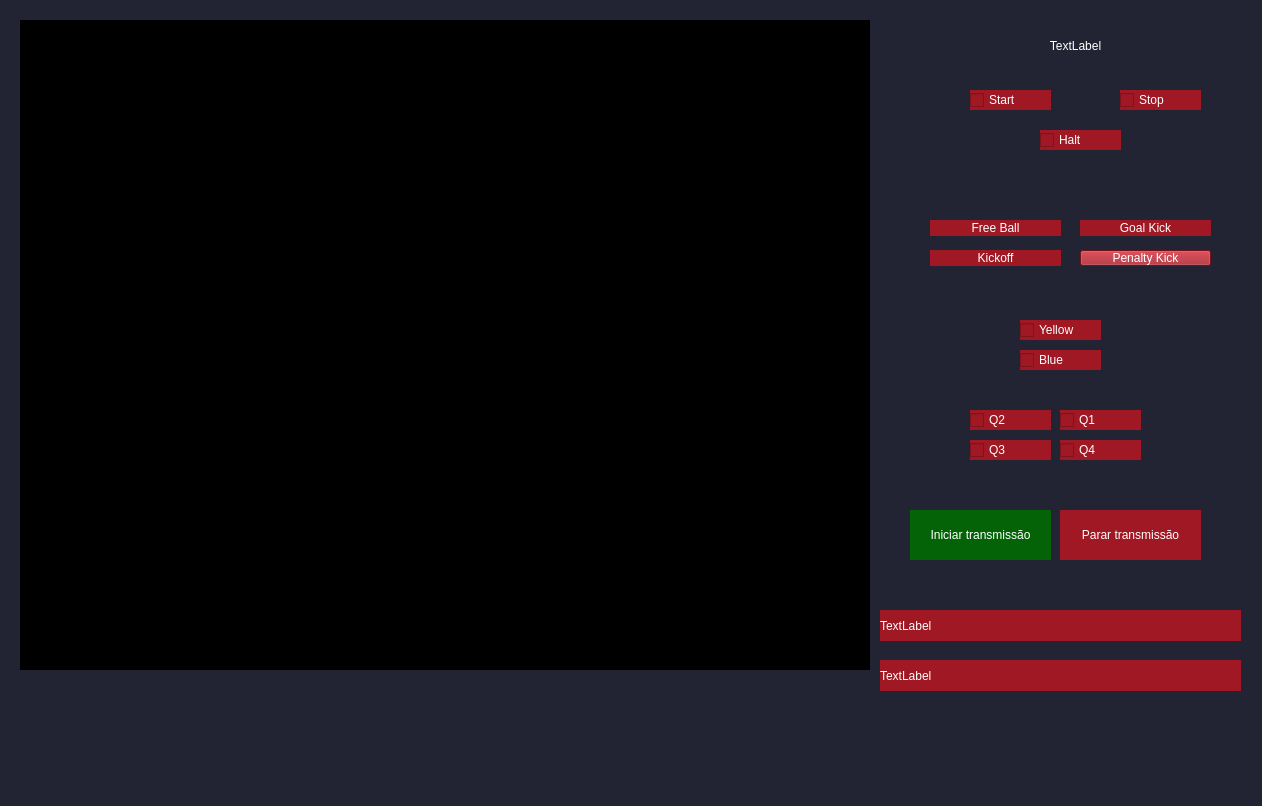
<?xml version="1.0" encoding="UTF-8"?>
<ui version="4.0">
 <class>Dialog</class>
 <widget class="QDialog" name="Dialog">
  <property name="geometry">
   <rect>
    <x>0</x>
    <y>0</y>
    <width>1262</width>
    <height>806</height>
   </rect>
  </property>
  <property name="windowTitle">
   <string>Dialog</string>
  </property>
  <property name="styleSheet">
   <string notr="true">background-color: #222433;</string>
  </property>
  <widget class="QLabel" name="QT_jogar">
   <property name="geometry">
    <rect>
     <x>20</x>
     <y>20</y>
     <width>850</width>
     <height>650</height>
    </rect>
   </property>
   <property name="styleSheet">
    <string notr="true">border-color: rgb(255, 255, 255);
background-color: rgb(0, 0, 0);</string>
   </property>
   <property name="text">
    <string/>
   </property>
  </widget>
  <widget class="QPushButton" name="QT_btGoalKick">
   <property name="geometry">
    <rect>
     <x>1080</x>
     <y>220</y>
     <width>131</width>
     <height>16</height>
    </rect>
   </property>
   <property name="styleSheet">
    <string notr="true">QPushButton{
	color: rgb(255, 255, 255);
	background-color: #9F1823;
	border-radius:0px;
}
QPushButton:hover{
	color: rgb(255, 255, 255);
	background-color: #ff0000;
	border-radius:0px;
}</string>
   </property>
   <property name="text">
    <string>Goal Kick</string>
   </property>
  </widget>
  <widget class="QPushButton" name="btJogar">
   <property name="geometry">
    <rect>
     <x>910</x>
     <y>510</y>
     <width>141</width>
     <height>50</height>
    </rect>
   </property>
   <property name="palette">
    <palette>
     <active>
      <colorrole role="WindowText">
       <brush brushstyle="SolidPattern">
        <color alpha="255">
         <red>255</red>
         <green>255</green>
         <blue>255</blue>
        </color>
       </brush>
      </colorrole>
      <colorrole role="Button">
       <brush brushstyle="SolidPattern">
        <color alpha="255">
         <red>4</red>
         <green>99</green>
         <blue>7</blue>
        </color>
       </brush>
      </colorrole>
      <colorrole role="Text">
       <brush brushstyle="SolidPattern">
        <color alpha="255">
         <red>255</red>
         <green>255</green>
         <blue>255</blue>
        </color>
       </brush>
      </colorrole>
      <colorrole role="ButtonText">
       <brush brushstyle="SolidPattern">
        <color alpha="255">
         <red>255</red>
         <green>255</green>
         <blue>255</blue>
        </color>
       </brush>
      </colorrole>
      <colorrole role="Base">
       <brush brushstyle="SolidPattern">
        <color alpha="255">
         <red>4</red>
         <green>99</green>
         <blue>7</blue>
        </color>
       </brush>
      </colorrole>
      <colorrole role="Window">
       <brush brushstyle="SolidPattern">
        <color alpha="255">
         <red>4</red>
         <green>99</green>
         <blue>7</blue>
        </color>
       </brush>
      </colorrole>
     </active>
     <inactive>
      <colorrole role="WindowText">
       <brush brushstyle="SolidPattern">
        <color alpha="255">
         <red>255</red>
         <green>255</green>
         <blue>255</blue>
        </color>
       </brush>
      </colorrole>
      <colorrole role="Button">
       <brush brushstyle="SolidPattern">
        <color alpha="255">
         <red>4</red>
         <green>99</green>
         <blue>7</blue>
        </color>
       </brush>
      </colorrole>
      <colorrole role="Text">
       <brush brushstyle="SolidPattern">
        <color alpha="255">
         <red>255</red>
         <green>255</green>
         <blue>255</blue>
        </color>
       </brush>
      </colorrole>
      <colorrole role="ButtonText">
       <brush brushstyle="SolidPattern">
        <color alpha="255">
         <red>255</red>
         <green>255</green>
         <blue>255</blue>
        </color>
       </brush>
      </colorrole>
      <colorrole role="Base">
       <brush brushstyle="SolidPattern">
        <color alpha="255">
         <red>4</red>
         <green>99</green>
         <blue>7</blue>
        </color>
       </brush>
      </colorrole>
      <colorrole role="Window">
       <brush brushstyle="SolidPattern">
        <color alpha="255">
         <red>4</red>
         <green>99</green>
         <blue>7</blue>
        </color>
       </brush>
      </colorrole>
     </inactive>
     <disabled>
      <colorrole role="WindowText">
       <brush brushstyle="SolidPattern">
        <color alpha="255">
         <red>255</red>
         <green>255</green>
         <blue>255</blue>
        </color>
       </brush>
      </colorrole>
      <colorrole role="Button">
       <brush brushstyle="SolidPattern">
        <color alpha="255">
         <red>4</red>
         <green>99</green>
         <blue>7</blue>
        </color>
       </brush>
      </colorrole>
      <colorrole role="Text">
       <brush brushstyle="SolidPattern">
        <color alpha="255">
         <red>255</red>
         <green>255</green>
         <blue>255</blue>
        </color>
       </brush>
      </colorrole>
      <colorrole role="ButtonText">
       <brush brushstyle="SolidPattern">
        <color alpha="255">
         <red>255</red>
         <green>255</green>
         <blue>255</blue>
        </color>
       </brush>
      </colorrole>
      <colorrole role="Base">
       <brush brushstyle="SolidPattern">
        <color alpha="255">
         <red>4</red>
         <green>99</green>
         <blue>7</blue>
        </color>
       </brush>
      </colorrole>
      <colorrole role="Window">
       <brush brushstyle="SolidPattern">
        <color alpha="255">
         <red>4</red>
         <green>99</green>
         <blue>7</blue>
        </color>
       </brush>
      </colorrole>
     </disabled>
    </palette>
   </property>
   <property name="styleSheet">
    <string notr="true">QPushButton{
	color: rgb(255, 255, 255);
	background-color: #046307;
	border-radius:0px;
}
QPushButton:hover{
	color: rgb(255, 255, 255);
	background-color: #41a317;
	border-radius:0px;
}</string>
   </property>
   <property name="text">
    <string>Iniciar transmissão</string>
   </property>
  </widget>
  <widget class="QPushButton" name="QT_btPenaltyKick">
   <property name="geometry">
    <rect>
     <x>1080</x>
     <y>250</y>
     <width>131</width>
     <height>16</height>
    </rect>
   </property>
   <property name="styleSheet">
    <string notr="true">QPushButton{
	color: rgb(255, 255, 255);
	background-color: #9F1823;
}
QPushButton:hover{
	color: rgb(255, 255, 255);
	background-color: #ff0000;
}</string>
   </property>
   <property name="text">
    <string>Penalty Kick</string>
   </property>
  </widget>
  <widget class="QLabel" name="qt_Label">
   <property name="geometry">
    <rect>
     <x>940</x>
     <y>20</y>
     <width>271</width>
     <height>51</height>
    </rect>
   </property>
   <property name="font">
    <font/>
   </property>
   <property name="styleSheet">
    <string notr="true">color:rgb(255,255,255)</string>
   </property>
   <property name="text">
    <string>TextLabel</string>
   </property>
   <property name="alignment">
    <set>Qt::AlignCenter</set>
   </property>
  </widget>
  <widget class="QLabel" name="qt_UltimaFalta">
   <property name="geometry">
    <rect>
     <x>880</x>
     <y>610</y>
     <width>361</width>
     <height>31</height>
    </rect>
   </property>
   <property name="font">
    <font/>
   </property>
   <property name="styleSheet">
    <string notr="true">color:rgb(255,255,255);
background-color: #9F1823;
</string>
   </property>
   <property name="text">
    <string>TextLabel</string>
   </property>
  </widget>
  <widget class="QCheckBox" name="QT_btQ1">
   <property name="geometry">
    <rect>
     <x>1060</x>
     <y>410</y>
     <width>81</width>
     <height>20</height>
    </rect>
   </property>
   <property name="styleSheet">
    <string notr="true">color:rgb(255,255,255);
background-color: #9F1823;
</string>
   </property>
   <property name="text">
    <string>Q1</string>
   </property>
  </widget>
  <widget class="QCheckBox" name="QT_btQ2">
   <property name="geometry">
    <rect>
     <x>970</x>
     <y>410</y>
     <width>81</width>
     <height>20</height>
    </rect>
   </property>
   <property name="styleSheet">
    <string notr="true">color:rgb(255,255,255);
background-color: #9F1823;
</string>
   </property>
   <property name="text">
    <string>Q2</string>
   </property>
  </widget>
  <widget class="QCheckBox" name="QT_btBlue">
   <property name="geometry">
    <rect>
     <x>1020</x>
     <y>350</y>
     <width>81</width>
     <height>20</height>
    </rect>
   </property>
   <property name="styleSheet">
    <string notr="true">color:rgb(255,255,255);
background-color: #9F1823;
</string>
   </property>
   <property name="text">
    <string>Blue</string>
   </property>
  </widget>
  <widget class="QCheckBox" name="QT_btStop">
   <property name="geometry">
    <rect>
     <x>1120</x>
     <y>90</y>
     <width>81</width>
     <height>20</height>
    </rect>
   </property>
   <property name="styleSheet">
    <string notr="true">color:rgb(255,255,255);
background-color: #9F1823;
</string>
   </property>
   <property name="text">
    <string>Stop</string>
   </property>
  </widget>
  <widget class="QCheckBox" name="QT_btQ4">
   <property name="geometry">
    <rect>
     <x>1060</x>
     <y>440</y>
     <width>81</width>
     <height>20</height>
    </rect>
   </property>
   <property name="styleSheet">
    <string notr="true">color:rgb(255,255,255);
background-color: #9F1823;
</string>
   </property>
   <property name="text">
    <string>Q4</string>
   </property>
  </widget>
  <widget class="QPushButton" name="QT_btKickOff">
   <property name="geometry">
    <rect>
     <x>930</x>
     <y>250</y>
     <width>131</width>
     <height>16</height>
    </rect>
   </property>
   <property name="styleSheet">
    <string notr="true">QPushButton{
	color: rgb(255, 255, 255);
	background-color: #9F1823;
	border-radius:0px;
}
QPushButton:hover{
	color: rgb(255, 255, 255);
	background-color: #ff0000;
	border-radius:0px;
}</string>
   </property>
   <property name="text">
    <string>Kickoff</string>
   </property>
  </widget>
  <widget class="QCheckBox" name="QT_btQ3">
   <property name="geometry">
    <rect>
     <x>970</x>
     <y>440</y>
     <width>81</width>
     <height>20</height>
    </rect>
   </property>
   <property name="styleSheet">
    <string notr="true">color:rgb(255,255,255);
background-color: #9F1823;
</string>
   </property>
   <property name="text">
    <string>Q3</string>
   </property>
  </widget>
  <widget class="QLabel" name="qt_FaltaAtual">
   <property name="geometry">
    <rect>
     <x>880</x>
     <y>660</y>
     <width>361</width>
     <height>31</height>
    </rect>
   </property>
   <property name="font">
    <font/>
   </property>
   <property name="styleSheet">
    <string notr="true">color:rgb(255,255,255);
background-color: #9F1823;</string>
   </property>
   <property name="text">
    <string>TextLabel</string>
   </property>
  </widget>
  <widget class="QPushButton" name="QT_btFreeBall">
   <property name="geometry">
    <rect>
     <x>930</x>
     <y>220</y>
     <width>131</width>
     <height>16</height>
    </rect>
   </property>
   <property name="styleSheet">
    <string notr="true">QPushButton{
	color: rgb(255, 255, 255);
	background-color: #9F1823;
	border-radius:0px;
}
QPushButton:hover{
	color: rgb(255, 255, 255);
	background-color: #ff0000;
	border-radius:0px;
}</string>
   </property>
   <property name="text">
    <string>Free Ball</string>
   </property>
  </widget>
  <widget class="QCheckBox" name="QT_btYellow">
   <property name="geometry">
    <rect>
     <x>1020</x>
     <y>320</y>
     <width>81</width>
     <height>20</height>
    </rect>
   </property>
   <property name="styleSheet">
    <string notr="true">color:rgb(255,255,255);
background-color: #9F1823;

</string>
   </property>
   <property name="text">
    <string>Yellow</string>
   </property>
  </widget>
  <widget class="QCheckBox" name="QT_btStart">
   <property name="geometry">
    <rect>
     <x>970</x>
     <y>90</y>
     <width>81</width>
     <height>20</height>
    </rect>
   </property>
   <property name="styleSheet">
    <string notr="true">color:rgb(255,255,255);
background-color: #9F1823;
</string>
   </property>
   <property name="text">
    <string>Start</string>
   </property>
  </widget>
  <widget class="QPushButton" name="btPararTransmissao">
   <property name="geometry">
    <rect>
     <x>1060</x>
     <y>510</y>
     <width>141</width>
     <height>50</height>
    </rect>
   </property>
   <property name="palette">
    <palette>
     <active>
      <colorrole role="WindowText">
       <brush brushstyle="SolidPattern">
        <color alpha="255">
         <red>255</red>
         <green>255</green>
         <blue>255</blue>
        </color>
       </brush>
      </colorrole>
      <colorrole role="Button">
       <brush brushstyle="SolidPattern">
        <color alpha="255">
         <red>159</red>
         <green>24</green>
         <blue>35</blue>
        </color>
       </brush>
      </colorrole>
      <colorrole role="Text">
       <brush brushstyle="SolidPattern">
        <color alpha="255">
         <red>255</red>
         <green>255</green>
         <blue>255</blue>
        </color>
       </brush>
      </colorrole>
      <colorrole role="ButtonText">
       <brush brushstyle="SolidPattern">
        <color alpha="255">
         <red>255</red>
         <green>255</green>
         <blue>255</blue>
        </color>
       </brush>
      </colorrole>
      <colorrole role="Base">
       <brush brushstyle="SolidPattern">
        <color alpha="255">
         <red>159</red>
         <green>24</green>
         <blue>35</blue>
        </color>
       </brush>
      </colorrole>
      <colorrole role="Window">
       <brush brushstyle="SolidPattern">
        <color alpha="255">
         <red>159</red>
         <green>24</green>
         <blue>35</blue>
        </color>
       </brush>
      </colorrole>
     </active>
     <inactive>
      <colorrole role="WindowText">
       <brush brushstyle="SolidPattern">
        <color alpha="255">
         <red>255</red>
         <green>255</green>
         <blue>255</blue>
        </color>
       </brush>
      </colorrole>
      <colorrole role="Button">
       <brush brushstyle="SolidPattern">
        <color alpha="255">
         <red>159</red>
         <green>24</green>
         <blue>35</blue>
        </color>
       </brush>
      </colorrole>
      <colorrole role="Text">
       <brush brushstyle="SolidPattern">
        <color alpha="255">
         <red>255</red>
         <green>255</green>
         <blue>255</blue>
        </color>
       </brush>
      </colorrole>
      <colorrole role="ButtonText">
       <brush brushstyle="SolidPattern">
        <color alpha="255">
         <red>255</red>
         <green>255</green>
         <blue>255</blue>
        </color>
       </brush>
      </colorrole>
      <colorrole role="Base">
       <brush brushstyle="SolidPattern">
        <color alpha="255">
         <red>159</red>
         <green>24</green>
         <blue>35</blue>
        </color>
       </brush>
      </colorrole>
      <colorrole role="Window">
       <brush brushstyle="SolidPattern">
        <color alpha="255">
         <red>159</red>
         <green>24</green>
         <blue>35</blue>
        </color>
       </brush>
      </colorrole>
     </inactive>
     <disabled>
      <colorrole role="WindowText">
       <brush brushstyle="SolidPattern">
        <color alpha="255">
         <red>255</red>
         <green>255</green>
         <blue>255</blue>
        </color>
       </brush>
      </colorrole>
      <colorrole role="Button">
       <brush brushstyle="SolidPattern">
        <color alpha="255">
         <red>159</red>
         <green>24</green>
         <blue>35</blue>
        </color>
       </brush>
      </colorrole>
      <colorrole role="Text">
       <brush brushstyle="SolidPattern">
        <color alpha="255">
         <red>255</red>
         <green>255</green>
         <blue>255</blue>
        </color>
       </brush>
      </colorrole>
      <colorrole role="ButtonText">
       <brush brushstyle="SolidPattern">
        <color alpha="255">
         <red>255</red>
         <green>255</green>
         <blue>255</blue>
        </color>
       </brush>
      </colorrole>
      <colorrole role="Base">
       <brush brushstyle="SolidPattern">
        <color alpha="255">
         <red>159</red>
         <green>24</green>
         <blue>35</blue>
        </color>
       </brush>
      </colorrole>
      <colorrole role="Window">
       <brush brushstyle="SolidPattern">
        <color alpha="255">
         <red>159</red>
         <green>24</green>
         <blue>35</blue>
        </color>
       </brush>
      </colorrole>
     </disabled>
    </palette>
   </property>
   <property name="styleSheet">
    <string notr="true">QPushButton{
	color: rgb(255, 255, 255);
	background-color: #9F1823;
	border-radius:0px;
}
QPushButton:hover{
	color: rgb(255, 255, 255);
	background-color: #ff0000;
	border-radius:0px;
}</string>
   </property>
   <property name="text">
    <string>Parar transmissão</string>
   </property>
  </widget>
  <widget class="QCheckBox" name="QT_btHalt">
   <property name="geometry">
    <rect>
     <x>1040</x>
     <y>130</y>
     <width>81</width>
     <height>20</height>
    </rect>
   </property>
   <property name="styleSheet">
    <string notr="true">color:rgb(255,255,255);
background-color: #9F1823;
</string>
   </property>
   <property name="text">
    <string>Halt</string>
   </property>
  </widget>
 </widget>
 <resources/>
 <connections/>
</ui>
